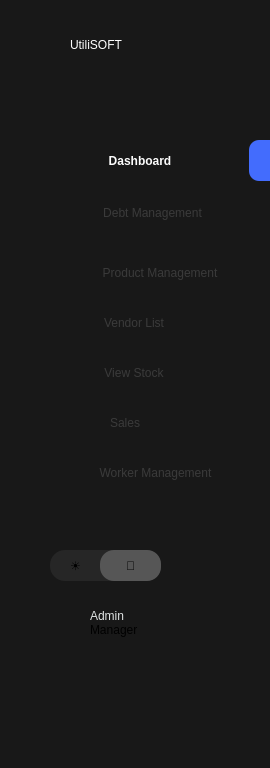
     <widget class="QFrame" name="frame">
      <property name="geometry">
       <rect>
        <x>0</x>
        <y>30</y>
        <width>270</width>
        <height>768</height>
       </rect>
      </property>
      <property name="styleSheet">
       <string notr="true">max-width:270px;
max-height:768px;
background-color:#181818;</string>
      </property>
      <widget class="QLabel" name="label">
       <property name="geometry">
        <rect>
         <x>70</x>
         <y>10</y>
         <width>181</width>
         <height>70</height>
        </rect>
       </property>
       <property name="styleSheet">
        <string notr="true">max-height:70px;
max-width:200px;
background:transparent;
font: 700 28pt &quot;Century Gothic&quot;;
color:white;
 text-align: center; 
 vertical-align: middle;</string>
       </property>
       <property name="text">
        <string>UtiliSOFT</string>
       </property>
      </widget>
      <widget class="QPushButton" name="page1">
       <property name="geometry">
        <rect>
         <x>0</x>
         <y>100</y>
         <width>270</width>
         <height>81</height>
        </rect>
       </property>
       <property name="styleSheet">
        <string notr="true">margin-top:40px;
        /* Full width of sidebar */
  height: 45px;        /* Optimal button height */
  text-align: center;    /* Align text to the left */
   /* Add space for text from the edge */
      /* Use flexbox for alignment */
 /* Align text &amp; icon vertically */
  gap: 10px; 
font-weight:600;
	border:none;
color:#fcfcfc;;
padding-left:10px;</string>
       </property>
       <property name="text">
        <string>Dashboard</string>
       </property>
      </widget>
      <widget class="QPushButton" name="page2">
       <property name="geometry">
        <rect>
         <x>-2</x>
         <y>190</y>
         <width>271</width>
         <height>45</height>
        </rect>
       </property>
       <property name="styleSheet">
        <string notr="true">
     /* Full width of sidebar */
  height: 45px;        /* Optimal button height */
  text-align: center;    /* Align text to the left */
  padding-left: 38px;  /* Add space for text from the edge */
     /* Use flexbox for alignment */
/* Align text &amp; icon vertically */
  gap: 10px; 
	border:none;
color:#3a3a3a;</string>
       </property>
       <property name="text">
        <string>Debt Management</string>
       </property>
      </widget>
      <widget class="QPushButton" name="page3">
       <property name="geometry">
        <rect>
         <x>0</x>
         <y>250</y>
         <width>270</width>
         <height>45</height>
        </rect>
       </property>
       <property name="styleSheet">
        <string notr="true">
         /* Full width of sidebar */
  height: 45px;        /* Optimal button height */
  text-align: center;    /* Align text to the left */
/* Add space for text from the edge */
  display: flex;       /* Use flexbox for alignment */
  align-items: center; /* Align text &amp; icon vertically */
  gap: 10px; 
	border:none;
color:#3a3a3a;
padding-left:50px;</string>
       </property>
       <property name="text">
        <string>Product Management</string>
       </property>
      </widget>
      <widget class="QPushButton" name="page4">
       <property name="geometry">
        <rect>
         <x>-1</x>
         <y>300</y>
         <width>270</width>
         <height>45</height>
        </rect>
       </property>
       <property name="styleSheet">
        <string notr="true">
         /* Full width of sidebar */
  height: 45px;        /* Optimal button height */
  text-align: center;    /* Align text to the left */
  /* Add space for text from the edge */
  display: flex;       /* Use flexbox for alignment */
  align-items: center; /* Align text &amp; icon vertically */
  gap: 10px; 
	border:none;
color:#3a3a3a;</string>
       </property>
       <property name="text">
        <string>Vendor List</string>
       </property>
      </widget>
      <widget class="QPushButton" name="page5">
       <property name="geometry">
        <rect>
         <x>-1</x>
         <y>350</y>
         <width>270</width>
         <height>45</height>
        </rect>
       </property>
       <property name="styleSheet">
        <string notr="true">    /* Full width of sidebar */
  height: 45px;        /* Optimal button height */
  text-align: center;    /* Align text to the left */
    /* Add space for text from the edge */

  gap: 10px; 
	border:none;
color:#3a3a3a;</string>
       </property>
       <property name="text">
        <string>View Stock</string>
       </property>
      </widget>
      <widget class="QPushButton" name="page6">
       <property name="geometry">
        <rect>
         <x>0</x>
         <y>400</y>
         <width>270</width>
         <height>45</height>
        </rect>
       </property>
       <property name="styleSheet">
        <string notr="true">      /* Full width of sidebar */
  height: 45px;        /* Optimal button height */
  text-align: center;
padding-right:20px;    /* Align text to the left */
 /* Align text &amp; icon vertically */
  gap: 10px; 
	border:none;
color:#3a3a3a;</string>
       </property>
       <property name="text">
        <string>Sales</string>
       </property>
      </widget>
      <widget class="QPushButton" name="pushButton_7">
       <property name="geometry">
        <rect>
         <x>50</x>
         <y>550</y>
         <width>111</width>
         <height>31</height>
        </rect>
       </property>
       <property name="styleSheet">
        <string notr="true">max-height:37px;
border-radius:15px;
background:#262626;
text-align:left;
padding-left : 20px;</string>
       </property>
       <property name="text">
        <string>☀</string>
       </property>
      </widget>
      <widget class="QPushButton" name="pushButton_8">
       <property name="geometry">
        <rect>
         <x>100</x>
         <y>550</y>
         <width>61</width>
         <height>31</height>
        </rect>
       </property>
       <property name="styleSheet">
        <string notr="true">max-height:37px;
border:3px;
background:#565656;
border-radius:14px;</string>
       </property>
       <property name="text">
        <string>🌙</string>
       </property>
      </widget>
      <widget class="QLabel" name="label_2">
       <property name="geometry">
        <rect>
         <x>90</x>
         <y>600</y>
         <width>121</width>
         <height>31</height>
        </rect>
       </property>
       <property name="styleSheet">
        <string notr="true">font: 18pt &quot;Microsoft Sans Serif&quot;;
color:#e0e4e4;
</string>
       </property>
       <property name="text">
        <string>Admin</string>
       </property>
      </widget>
      <widget class="QLabel" name="label_3">
       <property name="geometry">
        <rect>
         <x>90</x>
         <y>620</y>
         <width>61</width>
         <height>20</height>
        </rect>
       </property>
       <property name="styleSheet">
        <string notr="true">background:none;
</string>
       </property>
       <property name="text">
        <string>Manager</string>
       </property>
      </widget>
      <widget class="QWidget" name="widget_11" native="true">
       <property name="geometry">
        <rect>
         <x>249</x>
         <y>140</y>
         <width>21</width>
         <height>41</height>
        </rect>
       </property>
       <property name="styleSheet">
        <string notr="true">background:#436cfd;
border-top-left-radius: 10px;
    border-bottom-left-radius: 10px;
   border-top-right-radius: 0px;
    border-bottom-right-radius: 0px;</string>
       </property>
      </widget>
      <widget class="QLabel" name="label_14">
       <property name="geometry">
        <rect>
         <x>70</x>
         <y>150</y>
         <width>21</width>
         <height>21</height>
        </rect>
       </property>
       <property name="styleSheet">
        <string notr="true">background-color:transparent;
background-image: url(&quot;:/new/prefix1/images/dashboard-square-02-Stroke-Rounded (1).png&quot;);
    background-repeat: no-repeat;
    background-position: center;
    background-origin: content;</string>
       </property>
       <property name="text">
        <string/>
       </property>
       <property name="scaledContents">
        <bool>true</bool>
       </property>
      </widget>
      <widget class="QLabel" name="label_15">
       <property name="geometry">
        <rect>
         <x>60</x>
         <y>250</y>
         <width>41</width>
         <height>41</height>
        </rect>
       </property>
       <property name="styleSheet">
        <string notr="true">background-color:transparent;
background-image: url(&quot;:/new/prefix1/images/package-Stroke-Rounded.png&quot;);
    background-repeat: no-repeat;
    background-position: center;
    background-origin: content;</string>
       </property>
       <property name="text">
        <string/>
       </property>
       <property name="scaledContents">
        <bool>true</bool>
       </property>
      </widget>
      <widget class="QLabel" name="label_17">
       <property name="geometry">
        <rect>
         <x>50</x>
         <y>600</y>
         <width>40</width>
         <height>40</height>
        </rect>
       </property>
       <property name="styleSheet">
        <string notr="true">background-color:transparent;
background-image: url(&quot;:/new/prefix1/images/user-circle-02-Stroke-Rounded.png&quot;);
    background-repeat: no-repeat;
    background-position: center;
    background-origin: content;
	</string>
       </property>
       <property name="text">
        <string/>
       </property>
       <property name="scaledContents">
        <bool>true</bool>
       </property>
      </widget>
      <widget class="QLabel" name="label_21">
       <property name="geometry">
        <rect>
         <x>60</x>
         <y>400</y>
         <width>41</width>
         <height>41</height>
        </rect>
       </property>
       <property name="styleSheet">
        <string notr="true">background-color:transparent;
background-image: url(&quot;:/new/prefix1/images/shopping-cart-02-Stroke-Rounded.png&quot;);
    background-repeat: no-repeat;
    background-position: center;
    background-origin: content;</string>
       </property>
       <property name="text">
        <string/>
       </property>
       <property name="scaledContents">
        <bool>true</bool>
       </property>
      </widget>
      <widget class="QLabel" name="label_26">
       <property name="geometry">
        <rect>
         <x>60</x>
         <y>190</y>
         <width>41</width>
         <height>41</height>
        </rect>
       </property>
       <property name="styleSheet">
        <string notr="true">background-color:transparent;
background-image: url(&quot;:/new/prefix1/images/invoice-Stroke-Rounded.png&quot;);
    background-repeat: no-repeat;
    background-position: center;
    background-origin: content;</string>
       </property>
       <property name="text">
        <string/>
       </property>
       <property name="scaledContents">
        <bool>true</bool>
       </property>
      </widget>
      <widget class="QLabel" name="label_27">
       <property name="geometry">
        <rect>
         <x>60</x>
         <y>300</y>
         <width>41</width>
         <height>41</height>
        </rect>
       </property>
       <property name="styleSheet">
        <string notr="true">background-color:transparent;
background-image: url(&quot;:/new/prefix1/images/invoice-02-Stroke-Rounded.png&quot;);
    background-repeat: no-repeat;
    background-position: center;
    background-origin: content;</string>
       </property>
       <property name="text">
        <string/>
       </property>
       <property name="scaledContents">
        <bool>true</bool>
       </property>
      </widget>
      <widget class="QLabel" name="label_28">
       <property name="geometry">
        <rect>
         <x>60</x>
         <y>350</y>
         <width>41</width>
         <height>41</height>
        </rect>
       </property>
       <property name="styleSheet">
        <string notr="true">background-color:transparent;
background-image: url(&quot;:/new/prefix1/images/folder-view-Stroke-Rounded.png&quot;);
    background-repeat: no-repeat;
    background-position: center;
    background-origin: content;</string>
       </property>
       <property name="text">
        <string/>
       </property>
       <property name="scaledContents">
        <bool>true</bool>
       </property>
      </widget>
      <widget class="QPushButton" name="page7">
       <property name="geometry">
        <rect>
         <x>0</x>
         <y>450</y>
         <width>271</width>
         <height>45</height>
        </rect>
       </property>
       <property name="styleSheet">
        <string notr="true">
     /* Full width of sidebar */
  height: 45px;        /* Optimal button height */
  text-align: center;    /* Align text to the left */
  padding-left: 40px;  /* Add space for text from the edge */
     /* Use flexbox for alignment */
/* Align text &amp; icon vertically */
  gap: 10px; 
	border:none;

color:#3a3a3a;</string>
       </property>
       <property name="text">
        <string>Worker Management</string>
       </property>
      </widget>
      <widget class="QLabel" name="label_395">
       <property name="geometry">
        <rect>
         <x>60</x>
         <y>450</y>
         <width>41</width>
         <height>41</height>
        </rect>
       </property>
       <property name="styleSheet">
        <string notr="true">background-color:transparent;
background-image: url(&quot;:/new/prefix1/images/user-circle-02-Stroke-Rounded.png&quot;);
    background-repeat: no-repeat;
    background-position: center;
    background-origin: content;</string>
       </property>
       <property name="text">
        <string/>
       </property>
       <property name="scaledContents">
        <bool>true</bool>
       </property>
      </widget>
      <zorder>label</zorder>
      <zorder>page1</zorder>
      <zorder>page2</zorder>
      <zorder>page3</zorder>
      <zorder>page4</zorder>
      <zorder>page5</zorder>
      <zorder>page6</zorder>
      <zorder>pushButton_7</zorder>
      <zorder>pushButton_8</zorder>
      <zorder>label_2</zorder>
      <zorder>label_3</zorder>
      <zorder>widget_11</zorder>
      <zorder>label_14</zorder>
      <zorder>label_17</zorder>
      <zorder>label_21</zorder>
      <zorder>label_26</zorder>
      <zorder>label_27</zorder>
      <zorder>label_28</zorder>
      <zorder>label_15</zorder>
      <zorder>page7</zorder>
      <zorder>label_395</zorder>
     </widget>
